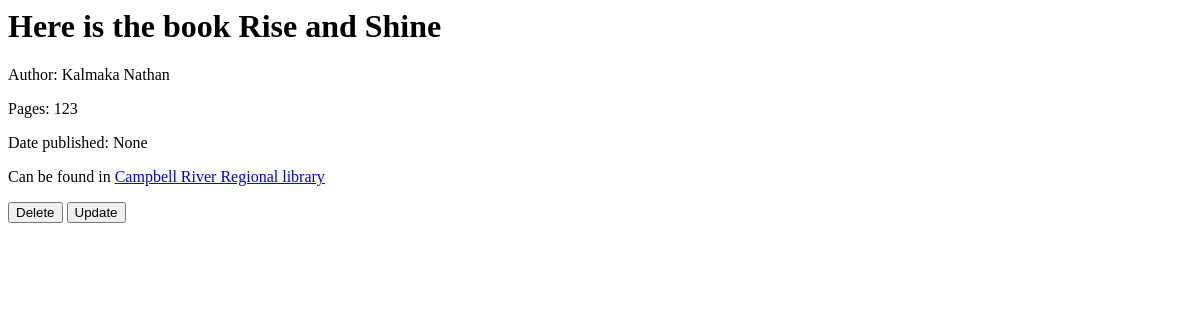
/2/2/, run on an earlier commit of the app's database.
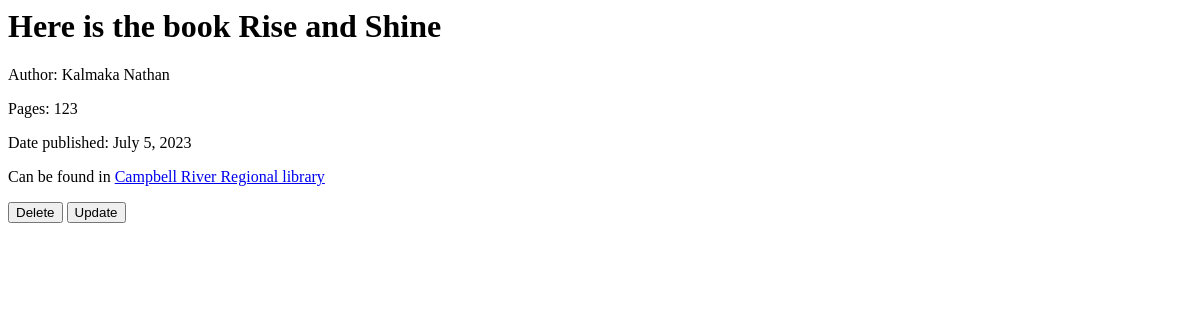
And on a later commit of the database.
### libdeck/models.py (models this page shows, shortened)
class Book(models.Model):
    libdeck_id = models.ForeignKey(LibrarySpace, on_delete=models.CASCADE, related_name="books")
    book_title = models.CharField(max_length=200, verbose_name="Title")
    book_author = models.CharField(max_length=200, verbose_name="Author")
    book_pub_date = models.DateField(verbose_name="Date published", blank=True)
    book_pages = models.IntegerField(default=0, verbose_name="Pages")

### libdeck/views.py (the view)
# urls.py: path("<int:library_id>/<int:book_id>/", views.books, name="book_page"),
def books(request, library_id, book_id):
    if request.method == "GET":
        try:
            cur_book = Book.objects.get(pk=book_id)
        except Book.DoesNotExist:
            raise Http404("Book does not exist")
        cur_library = LibrarySpace.objects.get(pk=library_id)
        context = {"book": cur_book, "library": cur_library}
        return render(request, "libdeck/book.html", context)
    elif "delete" in request.POST:
        Book.objects.filter(pk=book_id).delete()
        return HttpResponseRedirect(reverse("libdeck:library_page", args=(library_id,)))
    elif "update" in request.POST:
        return HttpResponseRedirect(reverse("libdeck:book_update", args=(library_id, book_id,)))
    else:
        raise Http404("The page you are trying to access does not exist.")

### templates/libdeck/book.html (shortened to what this page needs)
<h1>Here is the book {{ book.book_title }}</h1>
<p>Author: {{ book.book_author }}</p>
<p>Pages: {{ book.book_pages }}</p>
<p>Date published: {{ book.book_pub_date}}</p>
<p>Can be found in <a href="{% url 'libdeck:library_page' library.id  %}">{{ library.lib_name }}</a></p>
<form action="{% url 'libdeck:book_page' library.id book.id %}" method="POST">
    <input type="submit" value="Delete" name="delete">
    <input type="submit" value="Update" name="update">
</form>

What changed in the data, as far as the page shows it:
changed Book "Rise and Shine": book_pub_date "None" → "July 5, 2023"
